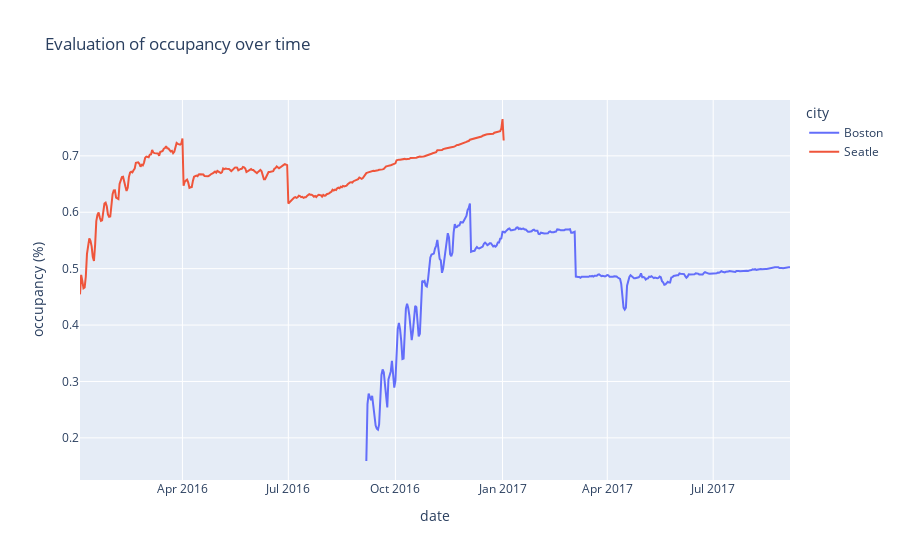

Source (notebook cell):
### Markdown cell above
We start to investigate how occupancy varies over time and if the weekday pattern, can be found.

### Code cell
fig = px.line(df_daily_price, x='date', y='price', color='city')
fig = px.line(df_daily_price, x='date', y='occupancy', color='city',
              labels={
                     "date": "date",
                     "occupancy": "occupancy (%)",
                     "city": "city"
                     },
             title="Evaluation of occupancy over time")
fig.show()

### Figure 1 — Plotly figure (JSON) as saved in the notebook; plotly's stock layout.template omitted (floating-point values rounded to 4 significant figures; data arrays with more than 128 entries replaced by an {"elided": "..."} marker saying what was removed)
{"data": [{"hovertemplate": "city=Boston<br>date=%{x}<br>occupancy (%)=%{y}<extra></extra>", "legendgroup": "Boston", "line": {"color": "#636efa", "dash": "solid"}, "marker": {"symbol": "circle"}, "mode": "lines", "name": "Boston", "orientation": "v", "showlegend": true, "type": "scatter", "x": {"elided": "365 str values"}, "xaxis": "x", "y": {"elided": "365 float values"}, "yaxis": "y"}, {"hovertemplate": "city=Seatle<br>date=%{x}<br>occupancy (%)=%{y}<extra></extra>", "legendgroup": "Seatle", "line": {"color": "#EF553B", "dash": "solid"}, "marker": {"symbol": "circle"}, "mode": "lines", "name": "Seatle", "orientation": "v", "showlegend": true, "type": "scatter", "x": {"elided": "365 str values"}, "xaxis": "x", "y": {"elided": "365 float values"}, "yaxis": "y"}], "layout": {"legend": {"title": {"text": "city"}, "tracegroupgap": 0}, "title": {"text": "Evaluation of occupancy over time"}, "xaxis": {"anchor": "y", "domain": [0, 1], "title": {"text": "date"}}, "yaxis": {"anchor": "x", "domain": [0, 1], "title": {"text": "occupancy (%)"}}}}
